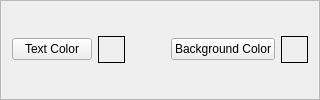
             <widget class="QFrame" name="frame">
              <property name="frameShape">
               <enum>QFrame::StyledPanel</enum>
              </property>
              <layout class="QGridLayout" name="gridLayout">
               <item row="0" column="0">
                <widget class="QPushButton" name="pb_fg_color_normal">
                 <property name="toolTip">
                  <string/>
                 </property>
                 <property name="text">
                  <string>Text Color</string>
                 </property>
                 <property name="checked">
                  <bool>false</bool>
                 </property>
                 <property name="qss" stdset="0">
                  <string>color</string>
                 </property>
                 <property name="label" stdset="0">
                  <string>pb_fg_color_lb</string>
                 </property>
                 <property name="var" stdset="0">
                  <string>pb_fg_color_sel_normal</string>
                 </property>
                </widget>
               </item>
               <item row="0" column="4">
                <widget class="QLabel" name="pb_bg_color_lb">
                 <property name="minimumSize">
                  <size>
                   <width>27</width>
                   <height>27</height>
                  </size>
                 </property>
                 <property name="maximumSize">
                  <size>
                   <width>27</width>
                   <height>27</height>
                  </size>
                 </property>
                 <property name="frameShape">
                  <enum>QFrame::Box</enum>
                 </property>
                 <property name="text">
                  <string/>
                 </property>
                 <property name="alignment">
                  <set>Qt::AlignCenter</set>
                 </property>
                </widget>
               </item>
               <item row="0" column="3">
                <widget class="QPushButton" name="pb_bg_color_normal">
                 <property name="toolTip">
                  <string/>
                 </property>
                 <property name="text">
                  <string>Background Color</string>
                 </property>
                 <property name="qss" stdset="0">
                  <string>background-color</string>
                 </property>
                 <property name="label" stdset="0">
                  <string>pb_bg_color_lb</string>
                 </property>
                 <property name="var" stdset="0">
                  <string>pb_bg_color_sel_normal</string>
                 </property>
                </widget>
               </item>
               <item row="0" column="1">
                <widget class="QLabel" name="pb_fg_color_lb">
                 <property name="minimumSize">
                  <size>
                   <width>27</width>
                   <height>27</height>
                  </size>
                 </property>
                 <property name="maximumSize">
                  <size>
                   <width>27</width>
                   <height>27</height>
                  </size>
                 </property>
                 <property name="frameShape">
                  <enum>QFrame::Box</enum>
                 </property>
                 <property name="text">
                  <string/>
                 </property>
                 <property name="alignment">
                  <set>Qt::AlignCenter</set>
                 </property>
                </widget>
               </item>
               <item row="0" column="2">
                <spacer name="horizontalSpacer">
                 <property name="orientation">
                  <enum>Qt::Horizontal</enum>
                 </property>
                 <property name="sizeHint" stdset="0">
                  <size>
                   <width>40</width>
                   <height>20</height>
                  </size>
                 </property>
                </spacer>
               </item>
              </layout>
             </widget>
